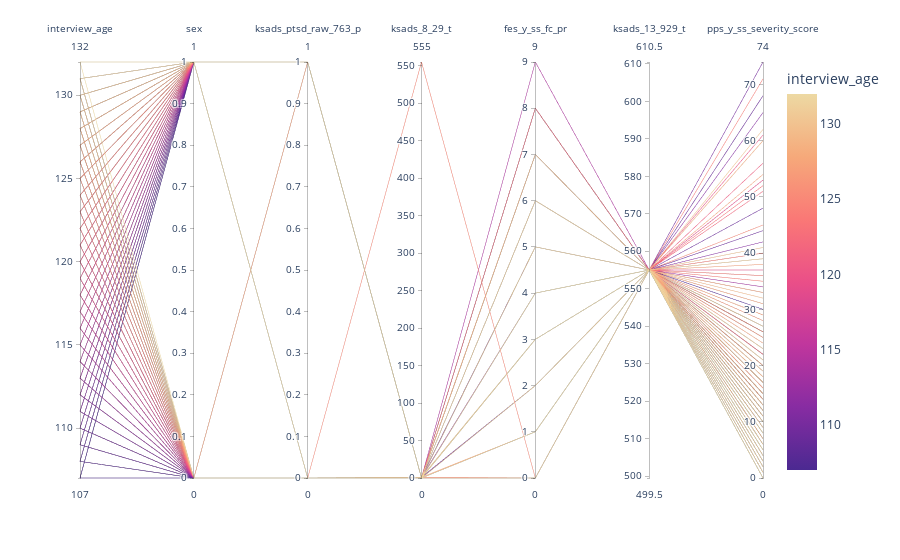

The code cell stored with this chart in its notebook:
### Code cell
subset_df_numerical = subset_df.copy()
subset_df_numerical.sex = subset_df.sex.astype("category").cat.codes
subset_df_numerical.site_id_l = subset_df.site_id_l.astype("category").cat.codes
fig = px.parallel_coordinates(subset_df_numerical, color="interview_age", 
                              dimensions=["interview_age", "sex"] + clinical,
                              color_continuous_scale=px.colors.sequential.Agsunset,)
                              #color_continuous_midpoint=2)
fig.show()

### Figure 1 — Plotly figure (JSON) as saved in the notebook; plotly's stock layout.template omitted (floating-point values rounded to 4 significant figures; data arrays with more than 128 entries replaced by an {"elided": "..."} marker saying what was removed)
{"data": [{"dimensions": [{"label": "interview_age", "values": {"elided": "1000 int values"}}, {"label": "sex", "values": {"elided": "1000 int values"}}, {"label": "ksads_ptsd_raw_763_p", "values": {"elided": "1000 int values"}}, {"label": "ksads_8_29_t", "values": {"elided": "1000 int values"}}, {"label": "fes_y_ss_fc_pr", "values": {"elided": "1000 int values"}}, {"label": "ksads_13_929_t", "values": {"elided": "1000 int values"}}, {"label": "pps_y_ss_severity_score", "values": {"elided": "1000 int values"}}], "domain": {"x": [0, 1], "y": [0, 1]}, "line": {"color": {"elided": "1000 int values"}, "coloraxis": "coloraxis"}, "name": "", "type": "parcoords"}], "layout": {"autosize": true, "coloraxis": {"colorbar": {"title": {"text": "interview_age"}}, "colorscale": [[0, "rgb(75, 41, 145)"], [0.1667, "rgb(135, 44, 162)"], [0.3333, "rgb(192, 54, 157)"], [0.5, "rgb(234, 79, 136)"], [0.6667, "rgb(250, 120, 118)"], [0.8333, "rgb(246, 169, 122)"], [1, "rgb(237, 217, 163)"]]}, "legend": {"tracegroupgap": 0}, "margin": {"t": 60}}}
